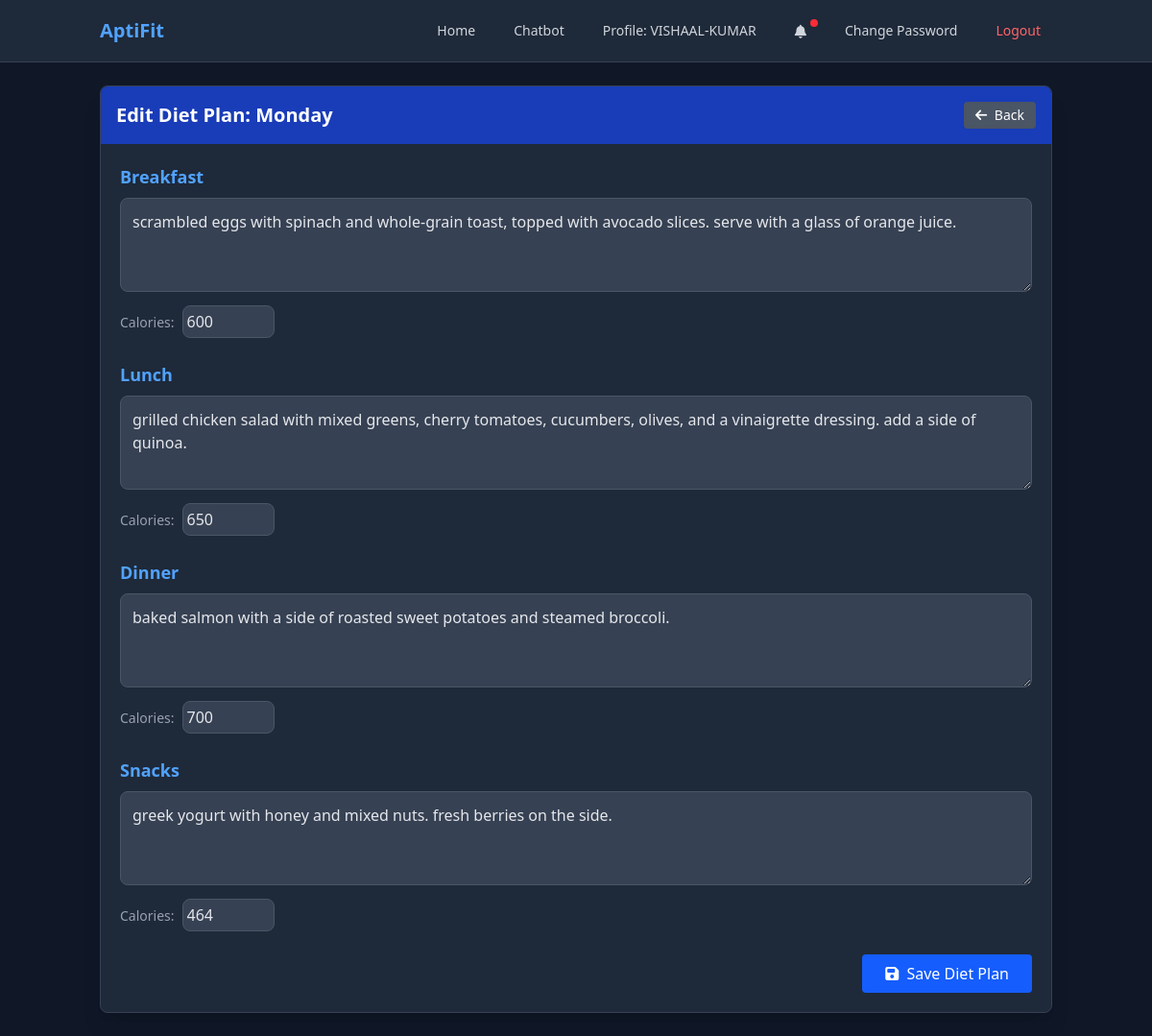
The page /edit-diet/ (signed in) on the database its author committed.
### fitness/models.py (models this page shows, shortened)
class DailyDietPlan(models.Model):
    DAYS_OF_WEEK = [
        ('monday', 'Monday'),
        ('tuesday', 'Tuesday'),
        ('wednesday', 'Wednesday'),
        ('thursday', 'Thursday'),
        ('friday', 'Friday'),
        ('saturday', 'Saturday'),
        ('sunday', 'Sunday'),
    ]
    diet_plan = models.ForeignKey(
        DietPlan, related_name='daily_plans', on_delete=models.CASCADE)
    day_of_week = models.CharField(max_length=10, choices=DAYS_OF_WEEK)
    breakfast = models.TextField(blank=True, null=True)
    breakfast_calories = models.IntegerField(blank=True, null=True)
    lunch = models.TextField(blank=True, null=True)
    lunch_calories = models.IntegerField(blank=True, null=True)
    dinner = models.TextField(blank=True, null=True)
    dinner_calories = models.IntegerField(blank=True, null=True)
    snacks = models.TextField(blank=True, null=True)
    snacks_calories = models.IntegerField(blank=True, null=True)
    class Meta:
        unique_together = ['diet_plan', 'day_of_week']

### fitness/views.py (the view)
# urls.py: path('edit-diet/', views.edit_diet, name='edit_diet'),
@login_required
def edit_diet(request):
    day = request.GET.get('day', 'monday').lower()
    diet_plan, created = DietPlan.objects.get_or_create(user=request.user)
    if created:
        diet_plan.has_diet_plan = True
        diet_plan.save()
    daily_plan, created = DailyDietPlan.objects.get_or_create(
        diet_plan=diet_plan,
        day_of_week=day
    )
    day_display = dict(DailyDietPlan.DAYS_OF_WEEK).get(day, day.capitalize())
    user_profile = request.user.userprofile
    show_notification = False
    notification_message = ""
    if user_profile.notification_preference != 'none':
        import datetime
        today = datetime.datetime.now()
        if user_profile.notification_preference == 'daily':
            show_notification = True
            notification_message = f"Remember to follow your {today.strftime('%A')} diet plan!"
        elif user_profile.notification_preference == 'weekly' and today.weekday() == 0:  # Monday
            show_notification = True
            notification_message = "Here's your weekly diet plan reminder!"
    context = {
        'day': day,
        'day_display': day_display,
        'daily_plan': daily_plan,
        'has_notifications': show_notification,
        'notification_message': notification_message,
    }
    add_notification(
        request, f"You've updated your diet plan for {day_display}.", "success")
    return render(request, 'fitness/edit_diet.html', context)

### fitness/views.py (called while the page is built)
def add_notification(request, message, category="info"):
    import datetime
    if 'notifications' not in request.session:
        request.session['notifications'] = []
    request.session['notifications'].append({
        'message': message,
        'category': category,  # info, success, warning, error
        'timestamp': datetime.datetime.now().strftime("%Y-%m-%d %H:%M:%S"),
        'read': False
    })
    if len(request.session['notifications']) > 5:
        request.session['notifications'] = request.session['notifications'][-5:]
    request.session.modified = True

### fitness/templates/fitness/edit_diet.html (shortened to what this page needs)
<!DOCTYPE html>
<html lang="en">
  <head>
    <script src="https://cdn.jsdelivr.net/npm/@tailwindcss/browser@4"></script>
    <link rel="stylesheet" href="https://cdnjs.cloudflare.com/ajax/libs/font-awesome/6.4.0/css/all.min.css">
  </head>
  <body class="bg-gray-900 min-h-screen text-gray-200">
    <nav class="bg-gray-800 border-b border-gray-700">
      <div class="container mx-auto px-4">
        <div class="flex justify-between items-center h-16">
          <div class="flex-shrink-0 font-bold text-xl text-blue-400">
            AptiFit
          </div>
          <div class="flex space-x-2 md:space-x-4 items-center">
            <a href="{% url 'index' %}" class="px-3 py-2 rounded-md text-sm font-medium text-gray-300 hover:bg-gray-700 hover:text-white transition duration-300">
              Home
            </a>
            <a href="{% url 'chatbot' %}" class="px-3 py-2 rounded-md text-sm font-medium text-gray-300 hover:bg-gray-700 hover:text-white transition duration-300">
              Chatbot
            </a>
            <a href="{% url 'profile' %}" class="px-3 py-2 rounded-md text-sm font-medium text-gray-300 hover:bg-gray-700 hover:text-white transition duration-300">
              Profile: {{ user.username }}
            </a>
            <div class="relative">
              <a href="#" id="notification-btn" class="px-3 py-2 rounded-md text-sm font-medium text-gray-300 hover:bg-gray-700 hover:text-white transition duration-300">
                <i class="fas fa-bell"></i>
                {% if has_notifications %}
                <span class="absolute top-0 right-0 block h-2 w-2 rounded-full bg-red-500"></span>
                {% endif %}
              </a>
            </div>
            <a href="{% url 'change_password' %}" class="px-3 py-2 rounded-md text-sm font-medium text-gray-300 hover:bg-gray-700 hover:text-white transition duration-300">
              Change Password
            </a>
            <a href="{% url 'logout' %}" class="px-3 py-2 rounded-md text-sm font-medium text-red-400 hover:bg-red-900 hover:text-red-200 transition duration-300">
              Logout
            </a>
          </div>
        </div>
      </div>
    </nav>
    <div class="container mx-auto px-4 py-6">
      <div class="bg-gray-800 rounded-lg shadow-xl border border-gray-700 overflow-hidden">
        <div class="bg-blue-800 text-white p-4 flex justify-between items-center">
          <h2 class="text-xl font-bold">Edit Diet Plan: {{ day_display }}</h2>
          <a href="{% url 'index' %}?day={{ day }}" class="bg-gray-600 hover:bg-gray-700 text-white text-sm px-3 py-1 rounded transition duration-300">
            <i class="fas fa-arrow-left mr-1"></i> Back
          </a>
        </div>
        <div class="p-5">
          <form action="{% url 'save_diet' %}" method="post" class="space-y-6">
            <div class="space-y-2">
              <label for="breakfast" class="block text-lg font-semibold text-blue-400">Breakfast</label>
              <textarea
                name="breakfast"
                id="breakfast"
                rows="3"
                class="w-full bg-gray-700 border border-gray-600 rounded-lg p-3 text-gray-200 focus:outline-none focus:ring-2 focus:ring-blue-500"
                placeholder="Enter breakfast details"
              >{{ daily_plan.breakfast|default:'' }}</textarea>
              <div class="flex">
                <label for="breakfast_calories" class="block text-sm font-medium text-gray-400 mr-2 pt-2">Calories:</label>
                <input
                  type="number"
                  name="breakfast_calories"
                  id="breakfast_calories"
                  value="{{ daily_plan.breakfast_calories|default:'' }}"
                  class="w-24 bg-gray-700 border border-gray-600 rounded-lg p-1 text-gray-200 focus:outline-none focus:ring-2 focus:ring-blue-500"
                  placeholder="kcal"
                >
              </div>
            </div>
            <div class="space-y-2">
              <label for="lunch" class="block text-lg font-semibold text-blue-400">Lunch</label>
              <textarea
                name="lunch"
                id="lunch"
                rows="3"
                class="w-full bg-gray-700 border border-gray-600 rounded-lg p-3 text-gray-200 focus:outline-none focus:ring-2 focus:ring-blue-500"
                placeholder="Enter lunch details"
              >{{ daily_plan.lunch|default:'' }}</textarea>
              <div class="flex">
                <label for="lunch_calories" class="block text-sm font-medium text-gray-400 mr-2 pt-2">Calories:</label>
                <input
                  type="number"
                  name="lunch_calories"
                  id="lunch_calories"
                  value="{{ daily_plan.lunch_calories|default:'' }}"
                  class="w-24 bg-gray-700 border border-gray-600 rounded-lg p-1 text-gray-200 focus:outline-none focus:ring-2 focus:ring-blue-500"
                  placeholder="kcal"
                >
              </div>
            </div>
            <div class="space-y-2">
              <label for="dinner" class="block text-lg font-semibold text-blue-400">Dinner</label>
              <textarea
                name="dinner"
                id="dinner"
                rows="3"
                class="w-full bg-gray-700 border border-gray-600 rounded-lg p-3 text-gray-200 focus:outline-none focus:ring-2 focus:ring-blue-500"
                placeholder="Enter dinner details"
              >{{ daily_plan.dinner|default:'' }}</textarea>
              <div class="flex">
                <label for="dinner_calories" class="block text-sm font-medium text-gray-400 mr-2 pt-2">Calories:</label>
                <input
                  type="number"
                  name="dinner_calories"
                  id="dinner_calories"
                  value="{{ daily_plan.dinner_calories|default:'' }}"
                  class="w-24 bg-gray-700 border border-gray-600 rounded-lg p-1 text-gray-200 focus:outline-none focus:ring-2 focus:ring-blue-500"
                  placeholder="kcal"
                >
              </div>
            </div>
            <div class="space-y-2">
              <label for="snacks" class="block text-lg font-semibold text-blue-400">Snacks</label>
              <textarea
                name="snacks"
                id="snacks"
                rows="3"
                class="w-full bg-gray-700 border border-gray-600 rounded-lg p-3 text-gray-200 focus:outline-none focus:ring-2 focus:ring-blue-500"
                placeholder="Enter snacks details"
              >{{ daily_plan.snacks|default:'' }}</textarea>
              <div class="flex">
                <label for="snacks_calories" class="block text-sm font-medium text-gray-400 mr-2 pt-2">Calories:</label>
                <input
                  type="number"
                  name="snacks_calories"
                  id="snacks_calories"
                  value="{{ daily_plan.snacks_calories|default:'' }}"
                  class="w-24 bg-gray-700 border border-gray-600 rounded-lg p-1 text-gray-200 focus:outline-none focus:ring-2 focus:ring-blue-500"
                  placeholder="kcal"
                >
              </div>
            </div>
            <div class="flex justify-end">
              <button type="submit" class="bg-blue-600 hover:bg-blue-700 text-white font-medium px-6 py-2 rounded transition duration-300">
                <i class="fas fa-save mr-1"></i> Save Diet Plan
              </button>
            </div>
          </form>
        </div>
      </div>
    </div>
  </body>
</html>

### rows shown on the page
DailyDietPlan: day_of_week "Monday", breakfast "scrambled eggs with spinach and whole-grain toast, topped with avocado slices. serve with a glass of orange juice.", breakfast_calories "600", lunch "grilled chicken salad with mixed greens, cherry tomatoes, cucumbers, olives, and a vinaigrette dressing. add a side of quinoa.", lunch_calories "650", dinner "baked salmon with a side of roasted sweet potatoes and steamed broccoli.", dinner_calories "700", snacks "greek yogurt with honey and mixed nuts. fresh berries on the side.", snacks_calories "464"

### other values the page prints
{{ user.username }} "VISHAAL-KUMAR"
